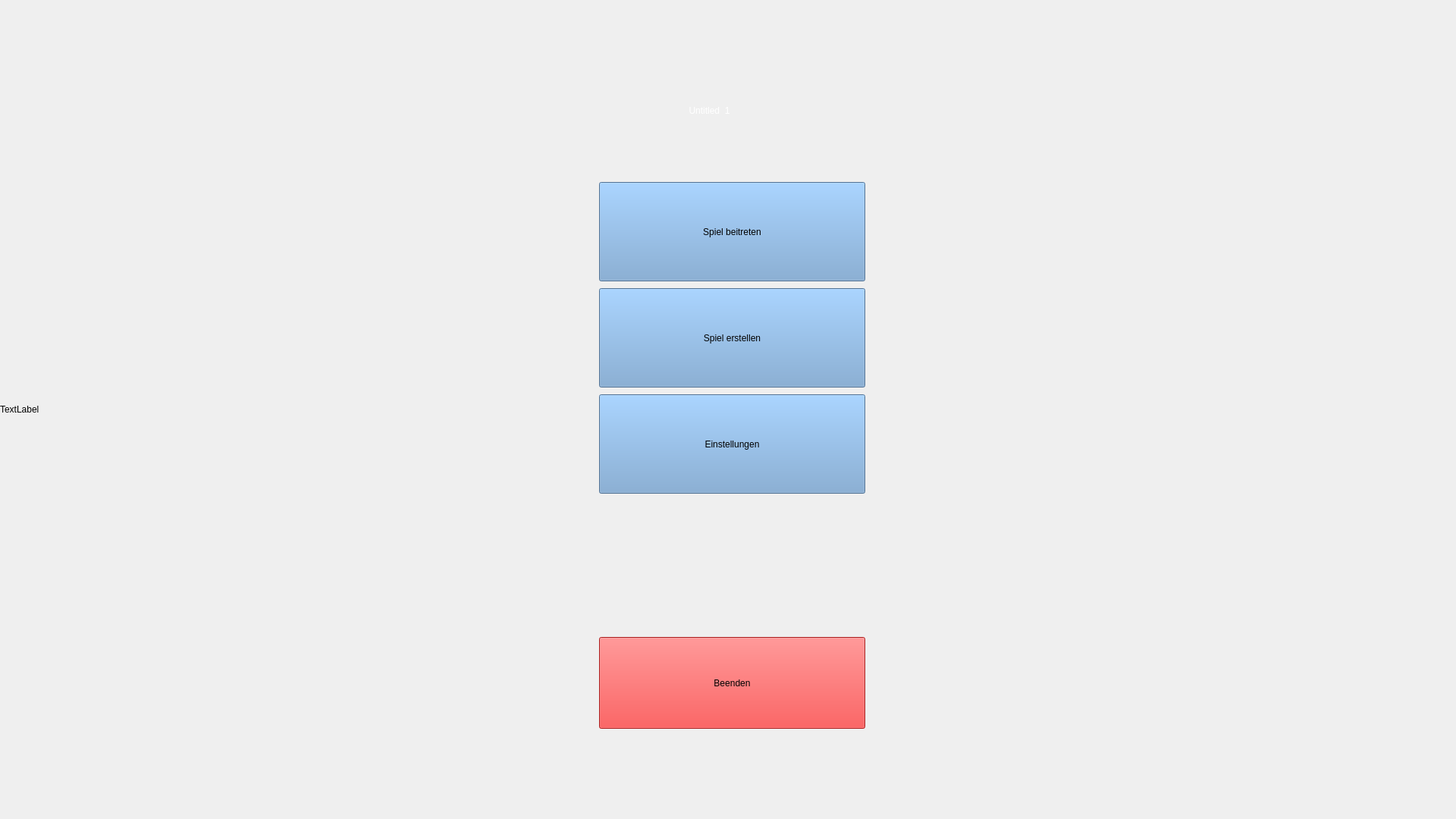
<?xml version="1.0" encoding="UTF-8"?>
<ui version="4.0">
 <class>StartScreen</class>
 <widget class="QWidget" name="StartScreen">
  <property name="geometry">
   <rect>
    <x>0</x>
    <y>0</y>
    <width>1920</width>
    <height>1080</height>
   </rect>
  </property>
  <property name="minimumSize">
   <size>
    <width>1920</width>
    <height>1080</height>
   </size>
  </property>
  <property name="maximumSize">
   <size>
    <width>1920</width>
    <height>1080</height>
   </size>
  </property>
  <property name="windowTitle">
   <string>Form</string>
  </property>
  <property name="styleSheet">
   <string notr="true">color: black;</string>
  </property>
  <widget class="QPushButton" name="joinBut">
   <property name="geometry">
    <rect>
     <x>790</x>
     <y>240</y>
     <width>351</width>
     <height>131</height>
    </rect>
   </property>
   <property name="sizePolicy">
    <sizepolicy hsizetype="Expanding" vsizetype="Expanding">
     <horstretch>0</horstretch>
     <verstretch>0</verstretch>
    </sizepolicy>
   </property>
   <property name="cursor">
    <cursorShape>ArrowCursor</cursorShape>
   </property>
   <property name="layoutDirection">
    <enum>Qt::LeftToRight</enum>
   </property>
   <property name="styleSheet">
    <string notr="true">background-color: rgb(114, 159, 207);
font: oblique 30pt &quot;Waree&quot;;
</string>
   </property>
   <property name="text">
    <string>Spiel beitreten</string>
   </property>
  </widget>
  <widget class="QPushButton" name="createBut">
   <property name="geometry">
    <rect>
     <x>790</x>
     <y>380</y>
     <width>351</width>
     <height>131</height>
    </rect>
   </property>
   <property name="styleSheet">
    <string notr="true">background-color: rgb(114, 159, 207);
font: oblique 30pt &quot;Waree&quot;;</string>
   </property>
   <property name="text">
    <string>Spiel erstellen</string>
   </property>
  </widget>
  <widget class="QPushButton" name="quitBut">
   <property name="geometry">
    <rect>
     <x>790</x>
     <y>840</y>
     <width>351</width>
     <height>121</height>
    </rect>
   </property>
   <property name="styleSheet">
    <string notr="true">background-color: rgb(239, 41, 41);
font: oblique 30pt &quot;Waree&quot;;</string>
   </property>
   <property name="text">
    <string>Beenden</string>
   </property>
  </widget>
  <widget class="QLabel" name="label">
   <property name="geometry">
    <rect>
     <x>550</x>
     <y>60</y>
     <width>771</width>
     <height>171</height>
    </rect>
   </property>
   <property name="styleSheet">
    <string notr="true">color: white;
font: 57 italic 100pt &quot;URW Chancery L&quot;;</string>
   </property>
   <property name="text">
    <string>Untitled  1</string>
   </property>
   <property name="textFormat">
    <enum>Qt::AutoText</enum>
   </property>
   <property name="alignment">
    <set>Qt::AlignCenter</set>
   </property>
  </widget>
  <widget class="QLabel" name="piclabel">
   <property name="geometry">
    <rect>
     <x>0</x>
     <y>0</y>
     <width>1920</width>
     <height>1080</height>
    </rect>
   </property>
   <property name="text">
    <string>TextLabel</string>
   </property>
  </widget>
  <widget class="QPushButton" name="settingBut">
   <property name="geometry">
    <rect>
     <x>790</x>
     <y>520</y>
     <width>351</width>
     <height>131</height>
    </rect>
   </property>
   <property name="styleSheet">
    <string notr="true">background-color: rgb(114, 159, 207);
font: oblique 30pt &quot;Waree&quot;;</string>
   </property>
   <property name="text">
    <string>Einstellungen</string>
   </property>
  </widget>
  <zorder>piclabel</zorder>
  <zorder>label</zorder>
  <zorder>joinBut</zorder>
  <zorder>createBut</zorder>
  <zorder>quitBut</zorder>
  <zorder>settingBut</zorder>
 </widget>
 <resources/>
 <connections/>
</ui>
